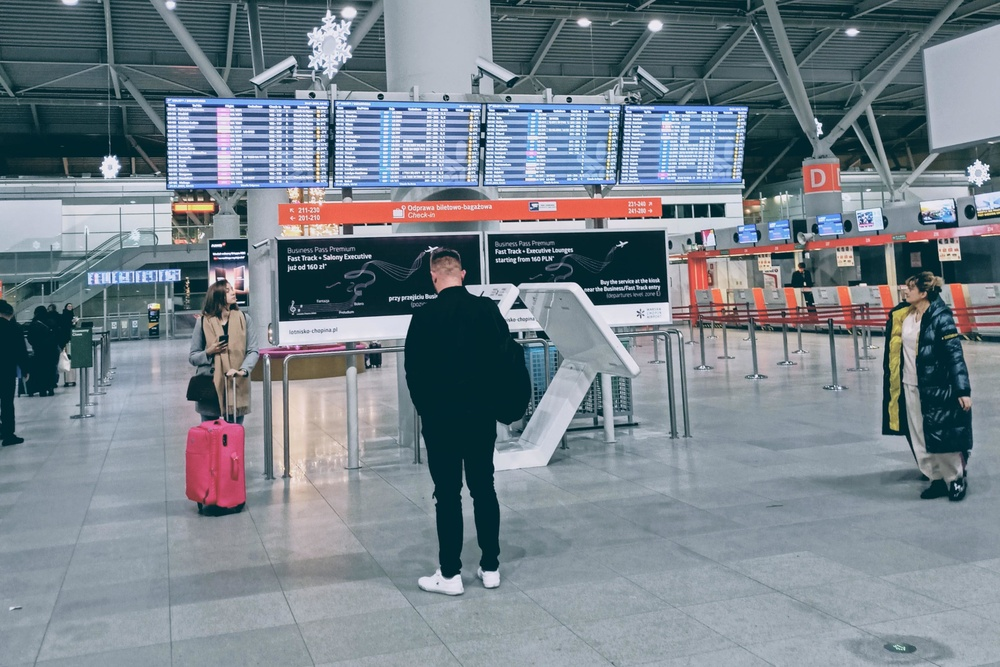
#> input picture pic/sample2.jpg, 1000 x 667 px, shrunk from 1920 x 1280 before the run
$ python main.py
#> lines starting #> are read from the running program, lines starting #| are printed output that depends on the picture; after the words box and inside, x2 and y2 are one past the last pixel; in counts of white or black regions, pixels touching at a corner belong together
import cv2


def detect_people(image_path):
    # Wczytanie obrazu
#> called with image_path = 'pic/sample2.jpg'
    image = cv2.imread(image_path)
#> image is the input picture: shape (667, 1000, 3); mean B, G, R 138.8, 130, 119

    # Utworzenie detektora ludzi
    hog = cv2.HOGDescriptor()
    hog.setSVMDetector(cv2.HOGDescriptor_getDefaultPeopleDetector())

    # Wykrywanie ludzi na obrazie
    (rects, weights) = hog.detectMultiScale(image, scale=1.05, winStride=(4, 4), padding=(8, 8))
#> rects = [[855, 243, 132, 264], [49, 303, 66, 132], [173, 268, 91, 182], [658, 203, 101, 203], [149, 319, 114, 227], [766, 181, 125, 250], [493, 217, 151, 301], [343, 184, 235, 470], [143, 216, 175, 351]]; weights = [1.87, 0.286, 0.795, 0.583, 1.53, 0.214, 0.656, 4.1, 0.244]

    # Zaznaczanie ludzi na obrazie
    for (x, y, w, h) in rects:
        cv2.rectangle(image, (x, y), (x + w, y + h), (0, 255, 0), 2)
#> this loop made 9 passes
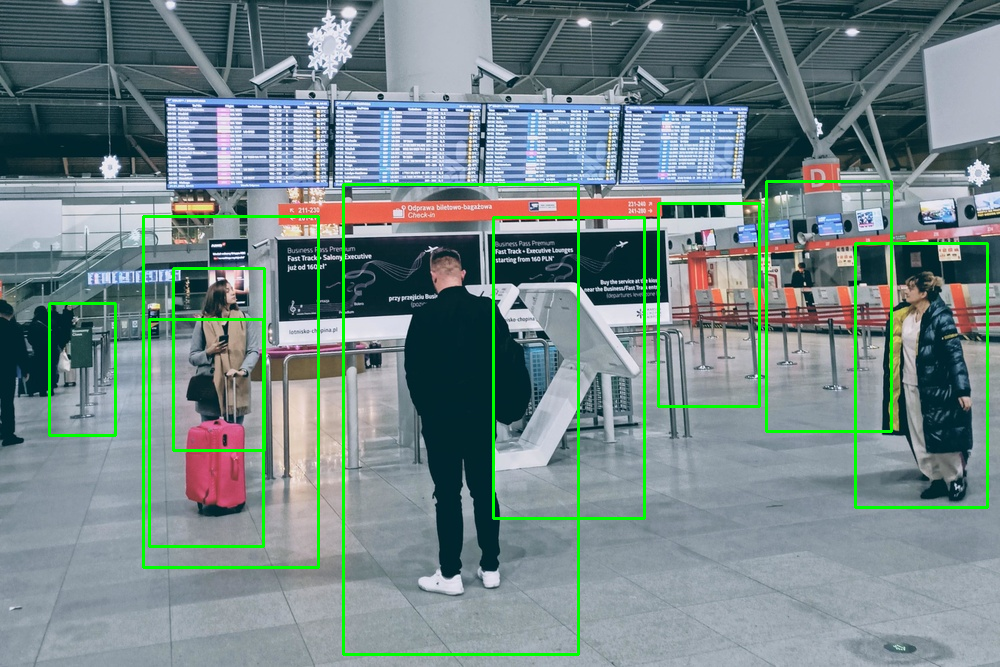
#> image: shape (667, 1000, 3); 3.16% of pixels changed, all inside (x1, y1, x2, y2) = (48, 180, 989, 656)

    # Zapisywanie obrazu z zaznaczonymi ludźmi
    output_image_path = "detected_people.jpg"
    cv2.imwrite(output_image_path, image)

    return len(rects), output_image_path


if __name__ == "__main__":
    image_path = "pic/sample2.jpg"  # Ścieżka do zdjęcia
    num_people, output_image_path = detect_people(image_path)
#> num_people = 9; output_image_path = 'detected_people.jpg'
    print("Liczba wykrytych ludzi:", num_people)
#| Liczba wykrytych ludzi: 9
    print("Zapisano obraz z zaznaczonymi ludźmi:", output_image_path)
#| Zapisano obraz z zaznaczonymi ludźmi: detected_people.jpg

$ run again, with pic/sample1.jpg copied over pic/sample2.jpg
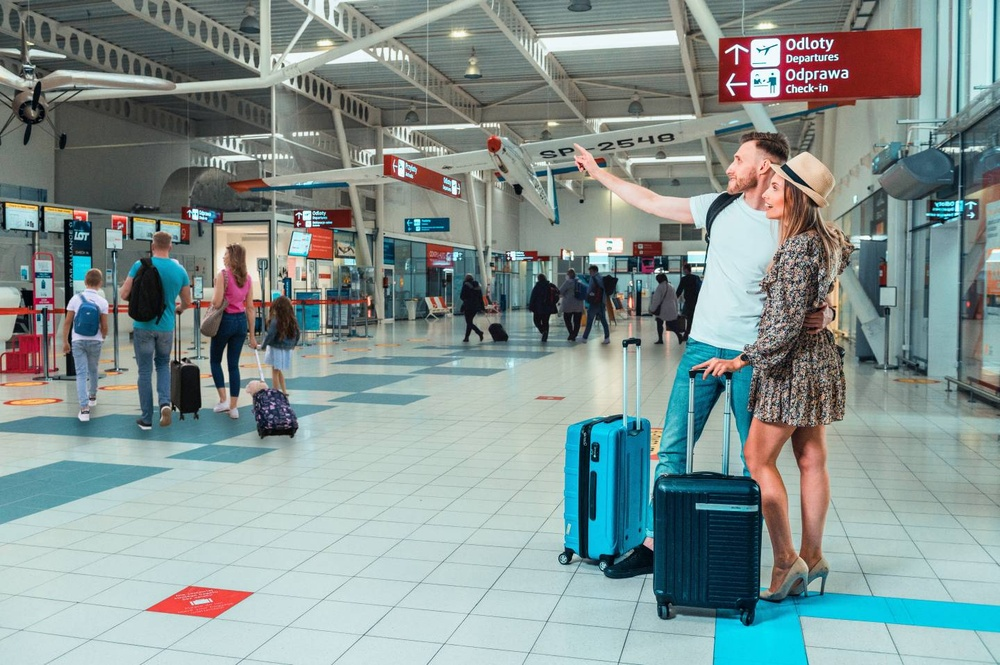
#> input picture pic/sample1.jpg, 1000 x 665 px, shrunk from 1440 x 958 before the run
#> in detect_people, image is the input picture: shape (665, 1000, 3); mean B, G, R 145.6, 147.6, 131.7
#> rects = [[238, 270, 86, 171], [40, 256, 93, 186], [183, 222, 102, 203], [90, 210, 125, 251], [501, 229, 200, 400], [674, 218, 223, 446], [626, 81, 241, 481], [444, 62, 300, 600]]; weights = [1.08, 2.28, 1.06, 2.91, 0.777, 0.78, 0.291, 0.182]
#> the loop in detect_people, `for (x, y, w, h) in rects:` made 8 passes
#> after the loop in detect_people, `for (x, y, w, h) in rects:`:
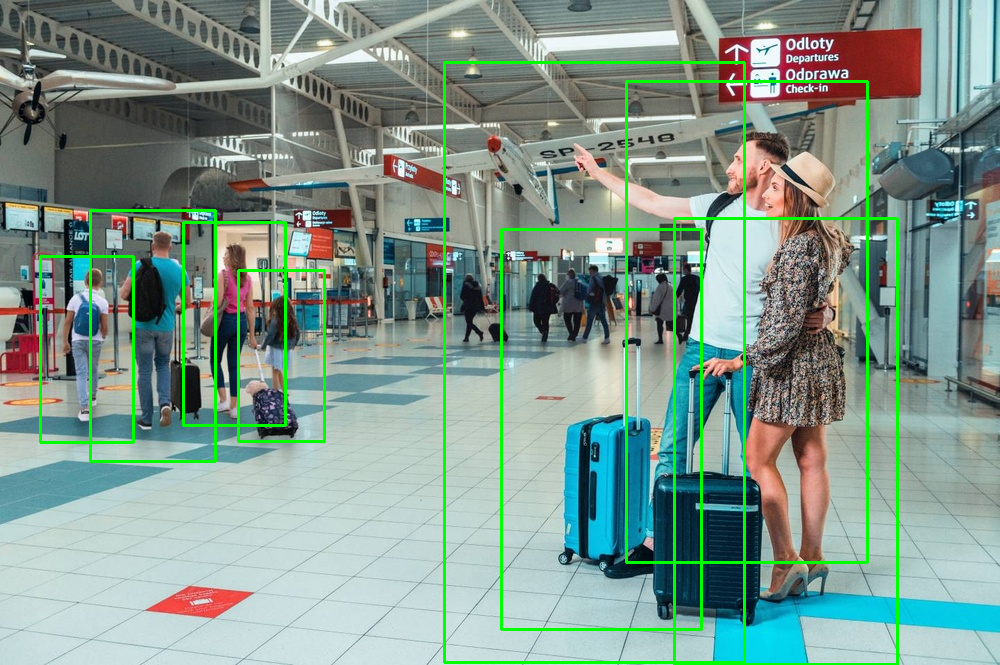
#> image: shape (665, 1000, 3); 3.64% of pixels changed, all inside (x1, y1, x2, y2) = (39, 61, 899, 665)
#> num_people = 8; output_image_path = 'detected_people.jpg'
#| Liczba wykrytych ludzi: 8
#| Zapisano obraz z zaznaczonymi ludźmi: detected_people.jpg

$ run again, with pic/sample3.jpg copied over pic/sample2.jpg
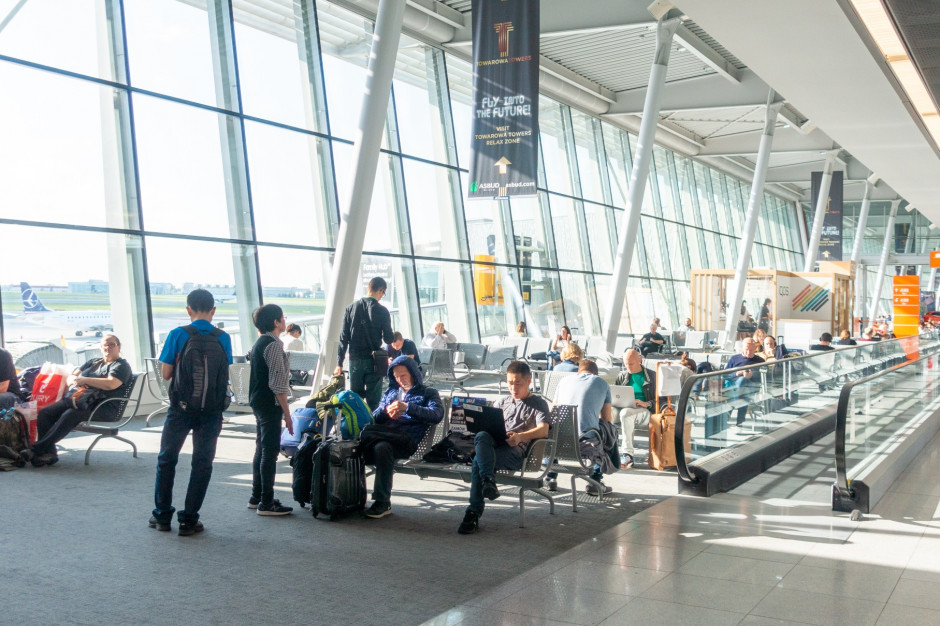
#> input picture pic/sample3.jpg, 940 x 626 px
#> in detect_people, image is the input picture: shape (626, 940, 3); mean B, G, R 170.5, 171.9, 166
#> rects = [[228, 371, 80, 159], [450, 405, 67, 135], [13, 336, 76, 152], [550, 334, 94, 188], [419, 25, 84, 169], [628, 318, 91, 182], [211, 280, 122, 245], [119, 267, 149, 298], [286, 224, 174, 348]]; weights = [1.56, 0.0995, 0.687, 0.323, 0.175, 0.439, 1.34, 3.59, 0.434]
#> the loop in detect_people, `for (x, y, w, h) in rects:` made 9 passes
#> after the loop in detect_people, `for (x, y, w, h) in rects:`:
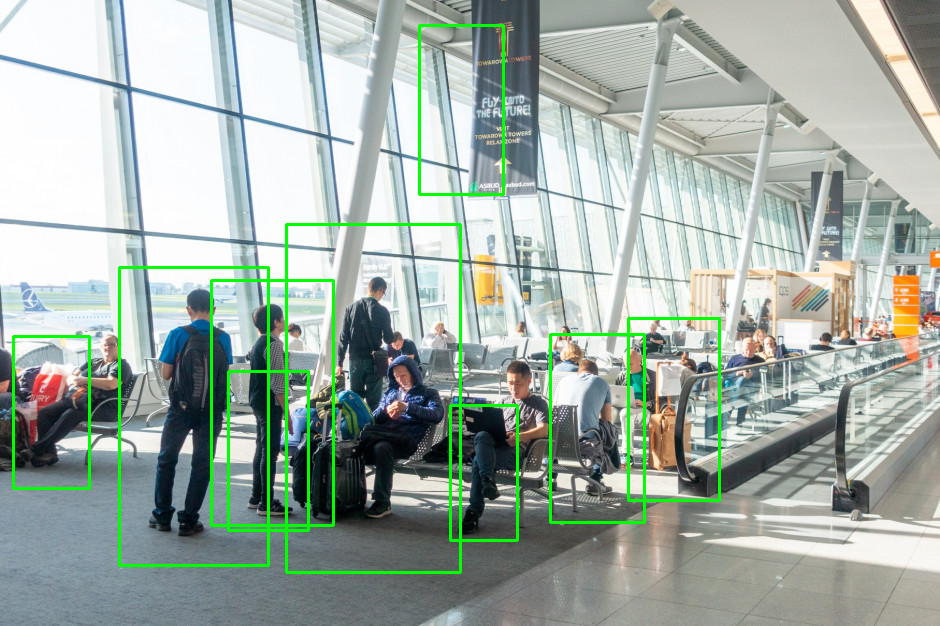
#> image: shape (626, 940, 3); 2.84% of pixels changed, all inside (x1, y1, x2, y2) = (12, 24, 721, 574)
#> num_people = 9; output_image_path = 'detected_people.jpg'
#| Liczba wykrytych ludzi: 9
#| Zapisano obraz z zaznaczonymi ludźmi: detected_people.jpg
